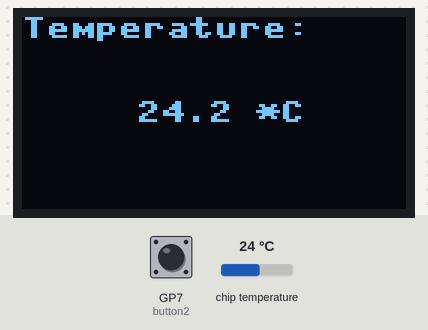
The program below on a simulated Raspberry Pi Pico running MicroPython. Parts: 128×64 one-colour display. The test bench sets the inputs (shaded band); at power-on: chip temperature 24 °C, GP7 (button2) HIGH. Library files of the repository ran but are not shown: ssd1306.py.

Above: at 1.2 s.
1.3 s: chip temperature set to 1 °C
At 2.1 s:
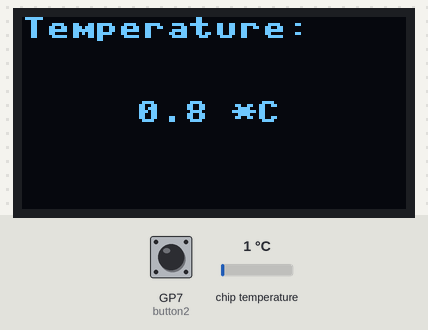
2.8 s: chip temperature set to 11 °C
At 3.5 s:
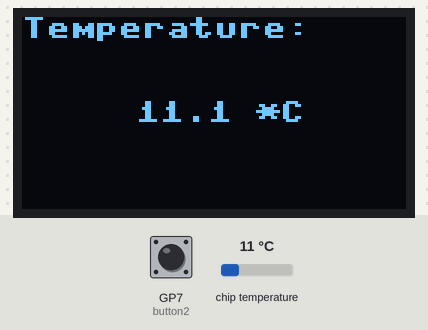
4.3 s: chip temperature set to 22 °C
At 5.7 s:
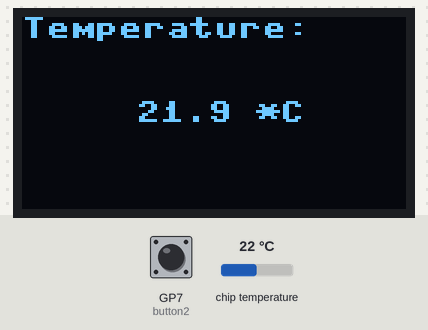
Timing chart, 0 to 7.3 s (numbered marks = the images above; inputs shaded):
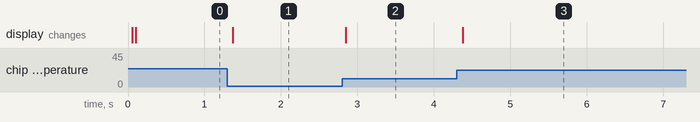

The program:

Temperature.py
```python
# Display Image & text on I2C driven ssd1306 OLED display
import machine
from machine import Pin, I2C
from ssd1306 import SSD1306_I2C
import machine
import utime

button2 = Pin(7, Pin.IN, Pin.PULL_UP)

TempSensor = machine.ADC(4)
WIDTH  = 128
HEIGHT = 64
i2c = I2C(0, scl=Pin(1), sda=Pin(0), freq=200000)
conversion_factor = 3.3 / 65535
oled = SSD1306_I2C(WIDTH, HEIGHT, i2c)
while True:
    data = TempSensor.read_u16() * conversion_factor
    temperature = 27-(data-0.706)/0.001721
    oled.fill(0)
    oled.text("Temperature: ", 0, 0)
    oled.text(str(round(temperature,1))+" *C",38,28)

    oled.show()

    if button2.value()!= 1:
        break

# if __name__ == "__main__":
#     pico_temp_main()
```

Measured:
- after the input at 1.3 s, the display: changes after 0.07 s (image 1)
- after the input at 2.8 s, the display: changes after 0.05 s (image 2)
- after the input at 4.3 s, the display: changes after 0.08 s (image 3)
